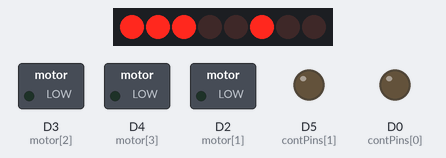
Simulated run of this sketch. Board: ESP8266 (NodeMCU). On the bench: 8 shift-register outputs drawn as a row of LEDs (first output left, lit = HIGH), switched loads named in the sketch (green lamp = pin HIGH), output pins drawn as LEDs (lit = HIGH). Wiring (inferred from the names in the program): shift register (74HC595): data D6; shift clock D7; latch D8. Wiring (inferred from the signals the program sends): row of LEDs: on Q0, Q1, Q2, Q3, Q4, Q5, Q6, Q7. WiFi joins after 1.5 s; servers stay silent unless stated; pins used as bus, display or sensor lines are not drawn; what the sketch prints to the serial monitor is not drawn.

Above: at 2.1 s.
Timing chart, 0 to 4.0 s (numbered marks = the images above):
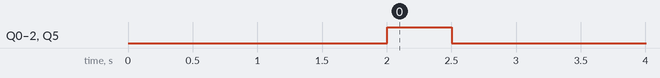

The sketch:

sketch_mar22b.ino
```cpp
#include <ESP8266WiFi.h>
#define SendKey 0  //Button to send data Flash BTN on NodeMCU


#define STASSID "TODO"
#define STAPSK  "TODO"

#define BAUD_SERIAL 115200
#define RXBUFFERSIZE 1024

#define STACK_PROTECTOR  512 // bytes

//how many clients should be able to telnet to this ESP8266
#define MAX_SRV_CLIENTS 64
const char* ssid = STASSID;
const char* password = STAPSK;

const int port = 5006;

WiFiServer server(port);
WiFiClient serverClients[MAX_SRV_CLIENTS];

int regPins[3] = {D6, D7, D8};
//74HC595 pins latchPin = D8; clockPin = D7; dataPin = D6;

int motor[4] = {D1, D2, D3, D4};
//L293D Motor control speed pins

//Startup motor speed
int startSpeed = 160;

int speed = 160;

int maxSpeed = 100;

int lastSpeed = 0;

int contPins[2] = {D0, D5};
//other control pins light etc.

byte dataArray[4] = {39, 216, 149, 106};
//Motor control serial data 39 Forward ---- 216 Backward ---- 149 Left ---- 106 Right

String moveData = "";
String lastMoveData = "";
String Data = "";
char DataC;

void setup() {

  Serial.begin(BAUD_SERIAL);
  Serial.setRxBufferSize(RXBUFFERSIZE);

  WiFi.mode(WIFI_STA);
  WiFi.begin(ssid, password);

  Serial.println("Connecting to Wifi");

  while (WiFi.status() != WL_CONNECTED)
  {
    Serial.print(".");
    delay(500);
  }

  //start server
  server.begin();

  pinMode(regPins[0], OUTPUT);
  pinMode(regPins[1], OUTPUT);
  pinMode(regPins[2], OUTPUT);

  pinMode(contPins[0], OUTPUT);
  pinMode(contPins[1], OUTPUT);

  pinMode(motor[1], OUTPUT);
  pinMode(motor[2], OUTPUT);
  pinMode(motor[3], OUTPUT);
  pinMode(motor[4], OUTPUT);

  Serial.println("");
  Serial.print("Connected to ");
  Serial.println(ssid);
  Serial.print("Open Telnet and connect to IP:");
  Serial.print(WiFi.localIP());
  Serial.print(" on port ");
  Serial.println(port);

  moveData = "S";
  speed = 250;


  // TESTING
  forward();
  delay(500);
  mstop();
  delay(500);
  backward();
  delay(500);
  mstop();

}

void loop() {

  moveDataProcess();
  setSpeed();

  //check if there are any new clients
  if (server.hasClient()) {
    //find free/disconnected spot
    int i;
    for (i = 0; i < MAX_SRV_CLIENTS; i++)
      if (!serverClients[i]) { // equivalent to !serverClients[i].connected()
        serverClients[i] = server.available();
        break;
      }

    if (i == MAX_SRV_CLIENTS) {
      server.available().println("busy");

    }
  }

  for (int i = 0; i < MAX_SRV_CLIENTS; i++)
    while (serverClients[i].available() && Serial.availableForWrite() > 0) {
      // working char by char is not very efficient
      DataC = serverClients[i].read();
      dataProcess(DataC);
    }


  // determine maximum output size "fair TCP use"
  // client.availableForWrite() returns 0 when !client.connected()
  int maxToTcp = 0;
  for (int i = 0; i < MAX_SRV_CLIENTS; i++)
    if (serverClients[i]) {
      int afw = serverClients[i].availableForWrite();
      if (afw) {
        if (!maxToTcp) {
          maxToTcp = afw;
        } else {
          maxToTcp = std::min(maxToTcp, afw);
        }
      } else {
        // warn but ignore congested clients
      }
    }

  //check UART for data
  size_t len = std::min(Serial.available(), maxToTcp);
  len = std::min(len, (size_t)STACK_PROTECTOR);
  if (len) {
    uint8_t sbuf[len];
    int serial_got = Serial.readBytes(sbuf, len);
    // push UART data to all connected telnet clients
    for (int i = 0; i < MAX_SRV_CLIENTS; i++)
      // if client.availableForWrite() was 0 (congested)
      // and increased since then,
      // ensure write space is sufficient:
      if (serverClients[i].availableForWrite() >= serial_got) {
        size_t tcp_sent = serverClients[i].write(sbuf, serial_got);

      }
  }
}

// void dataProcess(String Data)
void dataProcess(char Data)
{
  // Data.trim();
  // DataC = Data[0];
  Serial.println(Data);
  // Serial.println(DataC);
  // Serial.println(Data == "F");

  // if (Data == "F" || Data == "B" || Data == "L" || Data == "R" || Data == "S" || Data == "Q" || Data == "W" || Data == "q" || Data == "w")
  if (Data == 'F' || Data == 'B' || Data == 'L' || Data == 'R' || Data == 'S' || Data == 'Q' || Data == 'W' | Data == 'q' || Data == 'w')
  {
    moveData = Data;
    Serial.println("Move data");
    Serial.println(moveData);
  }
  else if (Data == '0' || Data == '1' || Data == '2' || Data == '3' || Data == '4' || Data == '5' || Data == '6' || Data == '7' || Data == '8' || Data == '9')
  {
    // int intData = Data.toInt();
    int intData = (int) Data;
    speed = (intData * 10) + startSpeed;
    Serial.println(Data);

    Serial.println("Speed data");
    Serial.println(speed);
  }
  // else if (Data == ".")
  // {
  //   //Serial.println(Data);
  // }
}

void moveDataProcess()
{
  if (moveData == "F")
    forward();
  else if (moveData == "B")
    backward();
  else if (moveData == "L")
    left();
  else if (moveData == "R")
    right();
  else if (moveData == "S")
    mstop();
  else if (moveData == "Q")
    controlOut(moveData);
  else if (moveData == "W")
    controlOut(moveData);
  else if (moveData == "q")
    controlOut(moveData);
  else if (moveData == "w")
    controlOut(moveData);
}

void controlOut(String _data)
{
  if (_data == "Q")
    digitalWrite(contPins[0], HIGH);
  else if (_data == "q")
    digitalWrite(contPins[0], LOW);
  else if (_data == "W")
    digitalWrite(contPins[1], HIGH);
  else if (_data == "w")
    digitalWrite(contPins[1], LOW);
}

void movement(int b)
{
  digitalWrite(regPins[2], HIGH);
  shiftOut(regPins[0], regPins[1], MSBFIRST, b);
  digitalWrite(regPins[2], LOW);
}

void setSpeed()
{
  if (maxSpeed < speed)
  {
    if (moveData != "S")
    {
      maxSpeed++;
      Serial.println(maxSpeed);
      analogWrite(motor[1], maxSpeed);
      analogWrite(motor[2], maxSpeed);
      analogWrite(motor[3], maxSpeed);
      analogWrite(motor[4], maxSpeed);
    }
  }
}

void setSpeed(int sp)
{
  maxSpeed = 100;
  analogWrite(motor[1], sp);
  analogWrite(motor[2], sp);
  analogWrite(motor[3], sp);
  analogWrite(motor[4], sp);
}

void forward()
{
  movement(dataArray[0]);
}

void backward()
{
  movement(dataArray[1]);
}

void left()
{
  movement(dataArray[2]);
}

void right()
{
  movement(dataArray[3]);
}

void mstop()
{
  movement(0);
  setSpeed(0);
}
```
